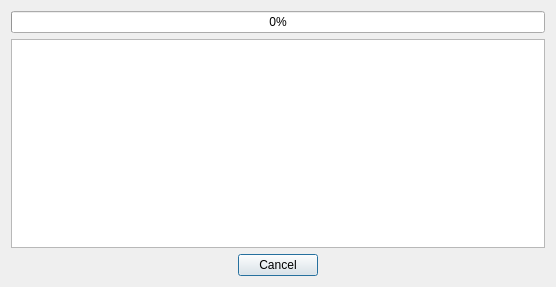
<?xml version="1.0" encoding="UTF-8"?>
<ui version="4.0">
 <class>dialogIssueSelect</class>
 <widget class="QDialog" name="dialogIssueSelect">
  <property name="geometry">
   <rect>
    <x>0</x>
    <y>0</y>
    <width>556</width>
    <height>287</height>
   </rect>
  </property>
  <property name="windowTitle">
   <string>Issue Identification Progress</string>
  </property>
  <layout class="QGridLayout" name="gridLayout">
   <item row="0" column="0">
    <layout class="QVBoxLayout" name="verticalLayout">
     <item>
      <widget class="QProgressBar" name="progressBar">
       <property name="value">
        <number>0</number>
       </property>
       <property name="invertedAppearance">
        <bool>false</bool>
       </property>
      </widget>
     </item>
     <item>
      <widget class="QTextEdit" name="textEdit"/>
     </item>
     <item>
      <widget class="QDialogButtonBox" name="buttonBox">
       <property name="orientation">
        <enum>Qt::Horizontal</enum>
       </property>
       <property name="standardButtons">
        <set>QDialogButtonBox::Cancel</set>
       </property>
       <property name="centerButtons">
        <bool>true</bool>
       </property>
      </widget>
     </item>
    </layout>
   </item>
  </layout>
 </widget>
 <resources/>
 <connections>
  <connection>
   <sender>buttonBox</sender>
   <signal>accepted()</signal>
   <receiver>dialogIssueSelect</receiver>
   <slot>accept()</slot>
   <hints>
    <hint type="sourcelabel">
     <x>248</x>
     <y>254</y>
    </hint>
    <hint type="destinationlabel">
     <x>157</x>
     <y>274</y>
    </hint>
   </hints>
  </connection>
  <connection>
   <sender>buttonBox</sender>
   <signal>rejected()</signal>
   <receiver>dialogIssueSelect</receiver>
   <slot>reject()</slot>
   <hints>
    <hint type="sourcelabel">
     <x>316</x>
     <y>260</y>
    </hint>
    <hint type="destinationlabel">
     <x>286</x>
     <y>274</y>
    </hint>
   </hints>
  </connection>
 </connections>
</ui>
